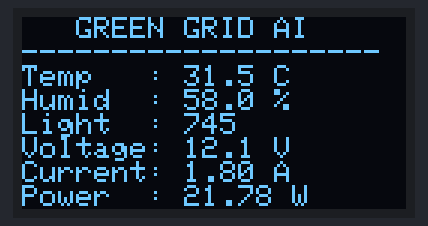
A sketch run on a simulated ESP32. On the bench: 128×64 one-colour display. What the sketch prints to the serial monitor is not drawn.

Above: at 0.1 s.

The sketch:

04_test_oled.ino
```cpp
/* ============================================================
   GreenGrid AI — Hardware Test 04: SSD1306 0.96" I2C OLED Display
   File: iot/tests/04_test_oled.ino

   Hardware Connections:
   - OLED GND -> ESP32 GND
   - OLED VDD -> ESP32 3.3V (or 5V)
   - OLED SCK -> ESP32 GPIO 22 (I2C SCL)
   - OLED SDA -> ESP32 GPIO 21 (I2C SDA)
   ============================================================ */

#include <Wire.h>
#include <Adafruit_GFX.h>
#include <Adafruit_SSD1306.h>

#define SCREEN_WIDTH 128
#define SCREEN_HEIGHT 64
#define OLED_RESET -1

Adafruit_SSD1306 display(SCREEN_WIDTH, SCREEN_HEIGHT, &Wire, OLED_RESET);

void setup() {
  Serial.begin(115200);
  Serial.println("\n--- GreenGrid AI: Test 04 - OLED Display ---");
  Wire.begin(21, 22);

  if (!display.begin(SSD1306_SWITCHCAPVCC, 0x3C)) {
    Serial.println("[ERROR] SSD1306 OLED not found at 0x3C! Check I2C wiring.");
  } else {
    Serial.println("[OK] SSD1306 OLED display initialized successfully!");
    display.clearDisplay();
    display.setTextSize(1);
    display.setTextColor(SSD1306_WHITE);
    display.setCursor(0, 0);
    display.println("   GREEN GRID AI");
    display.println("--------------------");
    display.println("Temp   : 31.5 C");
    display.println("Humid  : 58.0 %");
    display.println("Light  : 745");
    display.println("Voltage: 12.1 V");
    display.println("Current: 1.80 A");
    display.println("Power  : 21.78 W");
    display.display();
  }
}

void loop() {
  // Static screen display test
  delay(5000);
}
```
